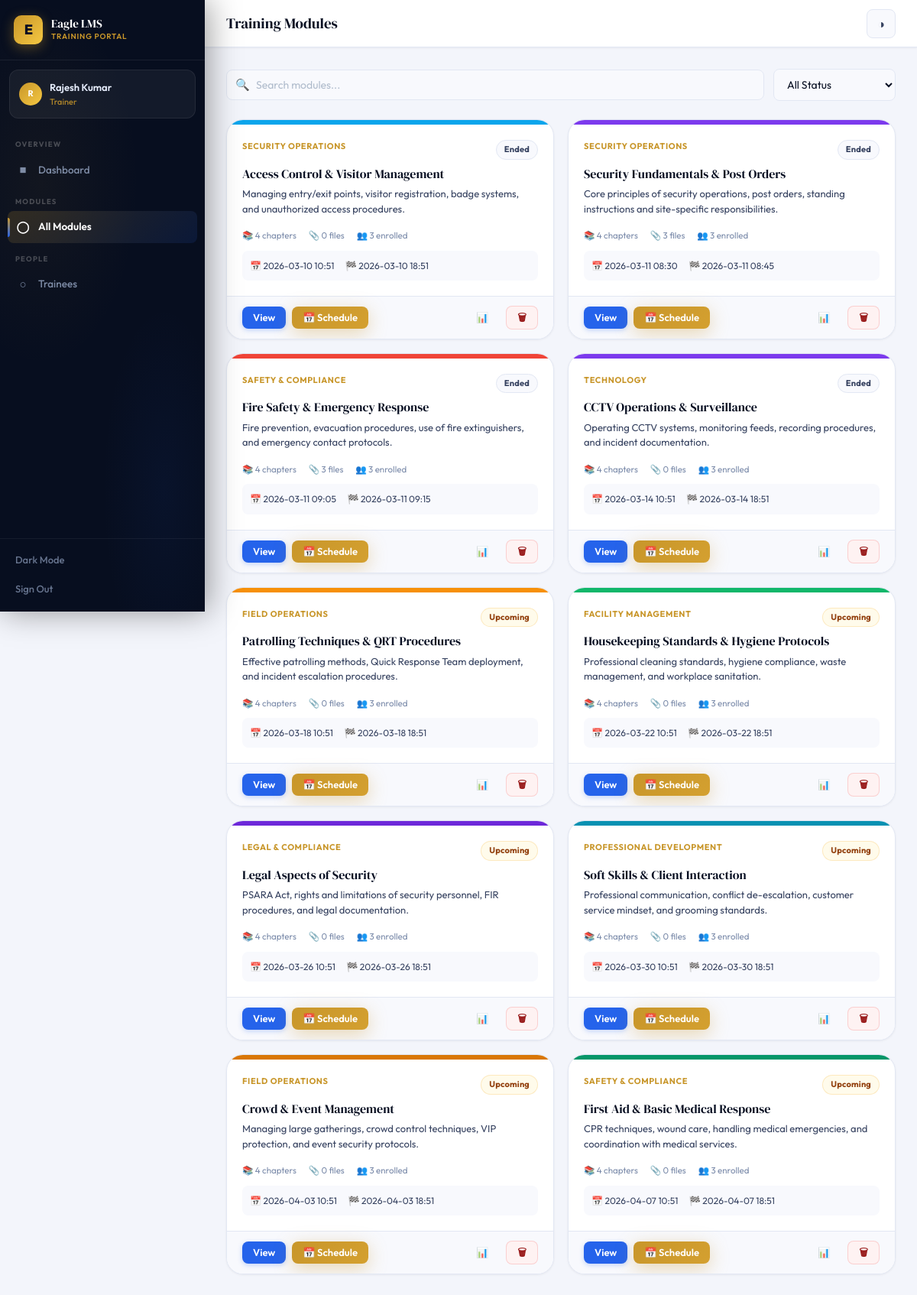
The page /trainer/modules (signed in) on the database as committed earlier.
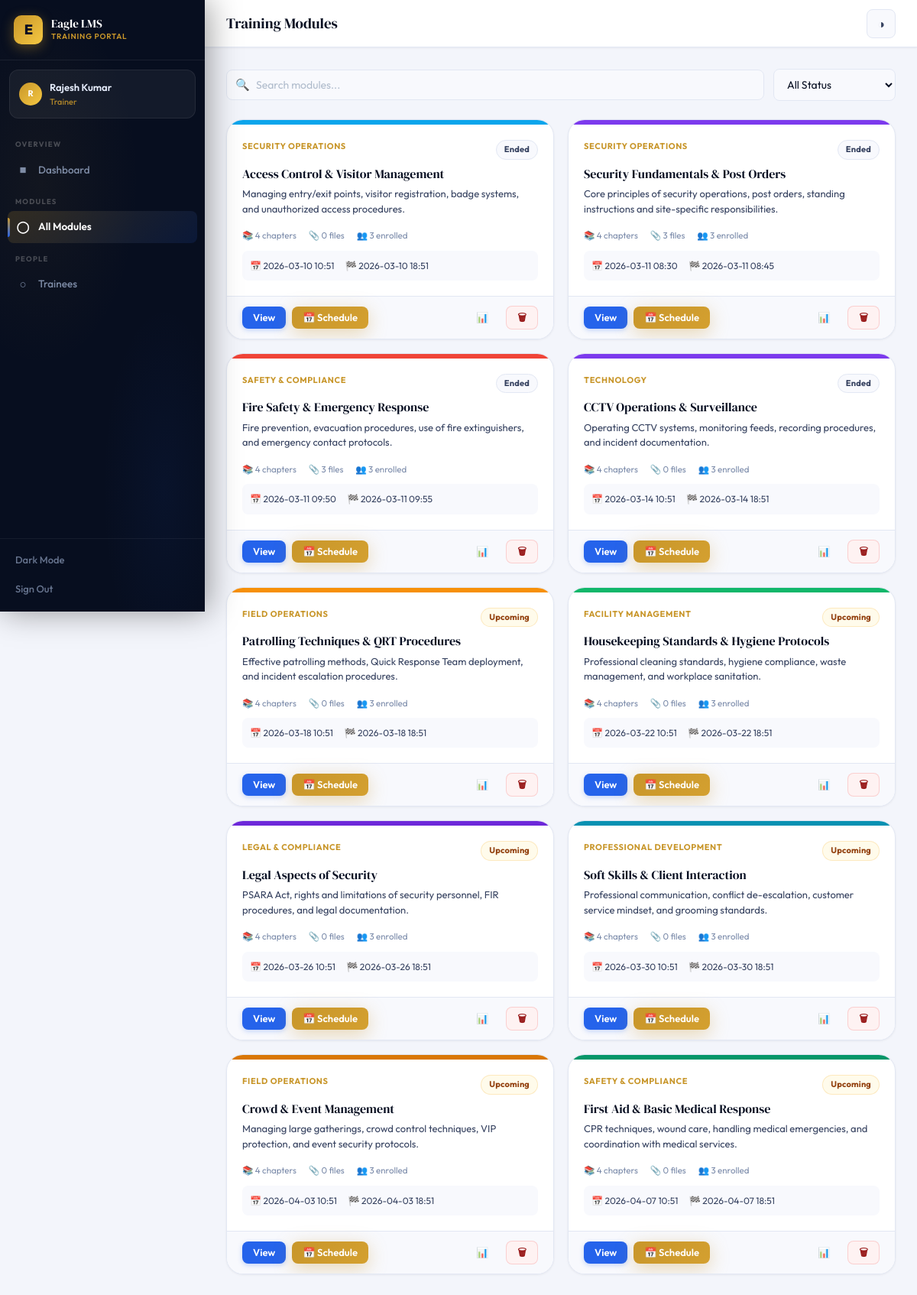
The same page on the database as committed later.
### tables this page shows
CREATE TABLE modules(
            id INTEGER PRIMARY KEY AUTOINCREMENT,
            title TEXT NOT NULL, description TEXT, category TEXT,
            trainer_id INTEGER, start_datetime TIMESTAMP, end_datetime TIMESTAMP,
            status TEXT DEFAULT 'draft', is_default BOOLEAN DEFAULT 0,
            color TEXT DEFAULT '#3B5BDB',
            created_at TIMESTAMP DEFAULT CURRENT_TIMESTAMP,
            FOREIGN KEY(trainer_id) REFERENCES users(id));

### app.py (the view)
@app.route('/trainer/modules')
@trainer_required
def trainer_modules():
    db=get_db(); uid=session['user_id']
    now=datetime.datetime.now().isoformat()
    modules=db.execute('SELECT * FROM modules WHERE trainer_id=? ORDER BY start_datetime',(uid,)).fetchall()
    mod_stats={}
    for m in modules:
        chapters=db.execute('SELECT COUNT(*) as c FROM chapters WHERE module_id=?',(m['id'],)).fetchone()['c']
        materials=db.execute('SELECT COUNT(*) as c FROM materials WHERE module_id=?',(m['id'],)).fetchone()['c']
        trainees=db.execute('SELECT COUNT(*) as c FROM enrollments WHERE module_id=?',(m['id'],)).fetchone()['c']
        mod_stats[m['id']]={'chapters':chapters,'materials':materials,'trainees':trainees}
    return render_template('trainer_modules.html',modules=modules,mod_stats=mod_stats,now=now)

### app.py (called while the page is built)
def get_db():
    db = sqlite3.connect(os.path.join(BASE_DIR, 'lms.db'))
    db.row_factory = sqlite3.Row
    return db

def trainer_required(f):
    @wraps(f)
    def d(*a,**kw):
        if 'user_id' not in session or session.get('role')!='trainer': return redirect(url_for('login'))
        return f(*a,**kw)
    return d

@app.context_processor
def inject_globals():
    nc = 0
    if 'user_id' in session:
        nc = get_db().execute('SELECT COUNT(*) as c FROM notifications WHERE user_id=? AND is_read=0',(session['user_id'],)).fetchone()['c']
    return dict(COMPANY=COMPANY, notif_count=nc)

### templates/trainer_modules.html (shortened to what this page needs)
{% extends 'base.html' %}
{% block page_title %}Training Modules{% endblock %}
{% block content %}
<div class="flex items-c gap-3 mb-6 anim-up" style="flex-wrap:wrap">
  <div style="flex:1;min-width:200px;position:relative">
    <span style="position:absolute;left:12px;top:50%;transform:translateY(-50%);color:var(--t3);font-size:15px">🔍</span>
    <input type="text" id="search-inp" oninput="filterMods()" class="form-input" placeholder="Search modules..." style="padding-left:38px">
  </div>
  <select id="filter-status" onchange="filterMods()" class="form-select" style="width:160px">
    <option value="">All Status</option>
  </select>
</div>
<div class="mod-grid" id="mod-grid">
{% for m in modules %}
{% set stats = mod_stats.get(m.id, {}) %}
{% set is_live = m.start_datetime and m.end_datetime and m.start_datetime <= now <= m.end_datetime %}
{% set is_up = m.start_datetime and m.start_datetime > now %}
{% set is_ended = m.end_datetime and m.end_datetime < now %}
<div class="mod-card anim-up" style="animation-delay:{{ (loop.index0 * 35)|string }}ms"
     data-title="{{ m.title|lower }}"
     data-status="{{ 'live' if is_live else ('upcoming' if is_up else ('ended' if is_ended else 'draft')) }}">
  <div class="mc-banner" style="background:{{ m.color or '#3B5BDB' }}"></div>
  <div class="mc-body">
    <div class="flex justify-b items-c mb-2">
      <span class="mc-cat">{{ m.category or 'General' }}</span>
      {% if is_live %}<span class="badge b-live badge-dot">Live</span>
      {% elif is_up %}<span class="badge b-amber">Upcoming</span>
      {% elif is_ended %}<span class="badge b-neutral">Ended</span>
      {% else %}<span class="badge b-neutral">Draft</span>{% endif %}
    </div>
    <div class="mc-title">{{ m.title }}</div>
    <div class="mc-desc mb-4">{{ m.description or 'No description.' }}</div>
    <div class="flex gap-4 t-xs t-muted">
      <span>📚 {{ stats.get('chapters',0) }} chapters</span>
      <span>📎 {{ stats.get('materials',0) }} files</span>
      <span>👥 {{ stats.get('trainees',0) }} enrolled</span>
    </div>
    {% if m.start_datetime %}
    <div style="margin-top:10px;padding:10px;background:var(--card2);border-radius:var(--r2);font-size:12px;color:var(--t2)">
      <span>📅 {{ m.start_datetime[:16].replace('T',' ') }}</span>
      {% if m.end_datetime %}<span style="margin-left:12px">🏁 {{ m.end_datetime[:16].replace('T',' ') }}</span>{% endif %}
    </div>
    {% else %}
    <div style="margin-top:10px;padding:10px;background:var(--amber-bg);border-radius:var(--r2);font-size:12px;color:var(--amber-t);border:1px solid rgba(245,158,11,.2)">
      ⚠️ Not yet scheduled — click Schedule to set dates
    </div>
    {% endif %}
  </div>
  <div class="mc-foot">
    <div class="flex gap-2">
      <a href="{{ url_for('trainer_module_detail', module_id=m.id) }}" class="btn btn-primary btn-sm">View</a>
      <button onclick="openSchedule({{ m.id }},'{{ m.title|e }}','{{ m.start_datetime[:16] if m.start_datetime else '' }}','{{ m.end_datetime[:16] if m.end_datetime else '' }}','{{ m.status }}','{{ m.color or '#3B5BDB' }}')" class="btn btn-gold btn-sm">📅 Schedule</button>
    </div>
    <div class="flex gap-2">
      <a href="{{ url_for('module_reports', module_id=m.id) }}" class="btn btn-ghost btn-sm">📊</a>
      <form method="POST" action="{{ url_for('delete_module', module_id=m.id) }}" onsubmit="return confirm('Delete this module? All data will be lost.')">
        <button type="submit" class="btn btn-danger btn-sm">🗑</button>
      </form>
    </div>
  </div>
</div>
{% endfor %}
</div>
{% endblock %}

Rows that differ between the two databases and show on the page:
changed modules "Fire Safety & Emergency Response": start_datetime "2026-03-11 09:05" → "2026-03-11 09:50"; end_datetime "2026-03-11 09:15" → "2026-03-11 09:55"
